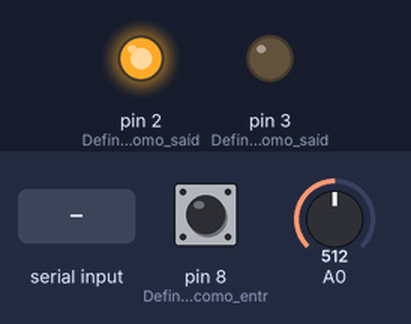
A sketch run on a simulated Arduino Uno, built with avr-gcc and run on an emulated ATmega328P. Parts: output pins drawn as LEDs (lit = HIGH). The test bench sets the inputs (shaded band); at power-on: pin 8 (Define_o_pino_8_como_entr) HIGH, A0 = 512. What the sketch prints to the serial monitor is not drawn.

Above: at 1.2 s.
1.3 s: pin 8 (Define_o_pino_8_como_entr) pulled LOW for 0.15 s
At 1.4 s:
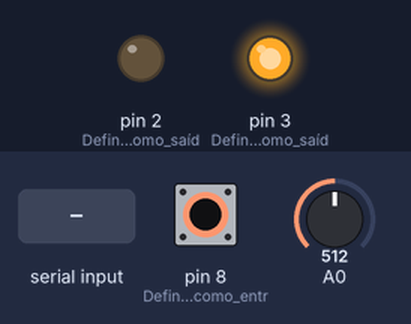
2.9 s: byte 255 (255) received over Serial
At 3.6 s:
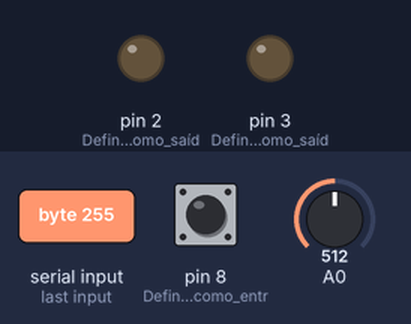
6.1 s: pin 8 (Define_o_pino_8_como_entr) pulled LOW for 1 s
At 8.1 s:
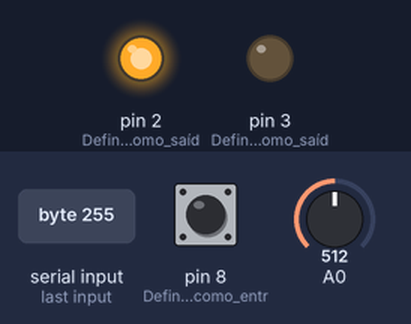
8.6 s: byte 254 (254) received over Serial
At 9.2 s:
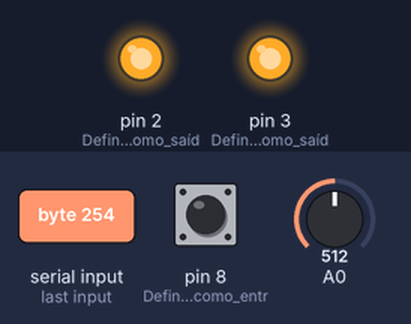
Timing chart, 0 to 11.6 s (numbered marks = the images above; inputs shaded):
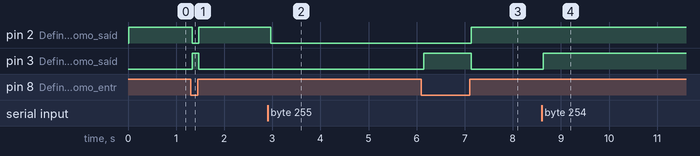

The sketch:

test.ino
```cpp
int valor_recebido; //Cria uma variável para armazenar os valores recebidos pela Serial
char valor_enviado; //Cria uma variável para armazenar os valores que serão enviados pela Serial

boolean estadoBotao=false; //Cria uma variável para armazenar o estado do botão
boolean estadoBotao_anterior=false; //Cria uma variável para armazenar o estado anterior do botão
boolean habilita_botao=true; //Variável para habilitar o enviado dos dados do botão

void setup()
{
  Serial.begin(9600); //Inicia uma comunicação Serial com Baud Rate de 9600
  pinMode(2, OUTPUT); //Define o pino 2 como saída
  pinMode(3, OUTPUT); //Define o pino 3 como saída
  pinMode(8, INPUT_PULLUP); //Define o pino 8 como entrada e com resistor de pull-up ativo
}

void loop()
{
  int valor_pot = 0; //Inicia a variável para armazenar os valores do potenciômetro com 0

  for(int i=0;i<100;i++) //Efetua 100 vezes a leitura do potenciômetro
  {
  int leitura = map(analogRead(A0), 0, 1023, 0, 180); //Le o valor do potenciômetro,
                                                       //Converte para uma escala de 0 a 180
                                                       //e Armazena na variável leitura
  valor_pot += leitura; //Soma a variável leitura ao valor anterior de valor_pot (que inicia com 0)
  }

  valor_pot = valor_pot/100; //Divide o valor_pot por 100 para tirar a média das leituras

  Serial.write(valor_pot); //Envia para a interface (Processing) o valor lido pelo potenciometro
                           //que será um valor de 0 a 180

  estadoBotao = digitalRead(8); //Faz a leitura do botão

  if (estadoBotao != estadoBotao_anterior) //Se o estado for diferente do estado anterior
  {

    if(habilita_botao == true) //Se a variável que habilita o bota for igual a true
    {
    if (estadoBotao == HIGH) //Se o estado do botão for igual a HIGH
    {
    valor_enviado = 255; //Armazena 255 na variável que será enviada para a interface
    digitalWrite(3, LOW); //Apaga o LED verde
    digitalWrite(2, HIGH); //Acende o LED Vermelho
    }

    else
    {
    valor_enviado = 254; //Armazena 254 na variável que será enviada para a interface
    digitalWrite(2, LOW); //Apaga o LED Vermelho
    digitalWrite(3, HIGH); //Acende o LED Verde
    }

    Serial.write(valor_enviado); //Envia a variável valor_enviado
    }

  }

  estadoBotao_anterior = estadoBotao; //Armazena o estado na variável estadoBotao_anterior

  delay(50); //Aguarda 50 milissegundos

  if(Serial.available()> 0) //Se algo for recebido pela serial
  {
    valor_recebido = Serial.read(); //Armazena o que foi recebido na variável valor_recebido

    if(valor_recebido == 255) //Se o que foi recebido for igual a 255
    {
      digitalWrite(2, !(digitalRead(2))); //Inverte o valor do LED vermelho
    }

    else if(valor_recebido == 254) //Senão, se o que foi recebido for igual a 254
    {
      digitalWrite(3, !(digitalRead(3))); //Inverte o valor do LED verde
    }

    else if(valor_recebido == 253) //Senão, se o que foi recebido for igual a 253
    {
      digitalWrite(2, LOW); //Apaga LED Vermelho
      digitalWrite(3, LOW); //Apaga LED Verde
      habilita_botao = !habilita_botao; //Inverte o estado da variável habilita_botao
      if(habilita_botao == true) digitalWrite(2, HIGH); //Se a variável habilita_bota for igual a true
                                                        //Aciona o LED vermelho
    }
  }


}
```

Measured:
- after the input at 1.3 s, pin 2 (Define_o_pino_2_como_saíd): HIGH → LOW at once, → HIGH 0.13 s later; pin 3 (Define_o_pino_3_como_saíd): LOW → HIGH at once, → LOW 0.13 s later
- after the input at 2.9 s, pin 2 (Define_o_pino_2_como_saíd): HIGH → LOW after 0.07 s
- after the input at 6.1 s, pin 2 (Define_o_pino_2_como_saíd): LOW → HIGH after 1.0 s; pin 3 (Define_o_pino_3_como_saíd): LOW → HIGH after 0.05 s, → LOW 0.99 s later
- after the input at 8.6 s, pin 3 (Define_o_pino_3_como_saíd): LOW → HIGH at once
